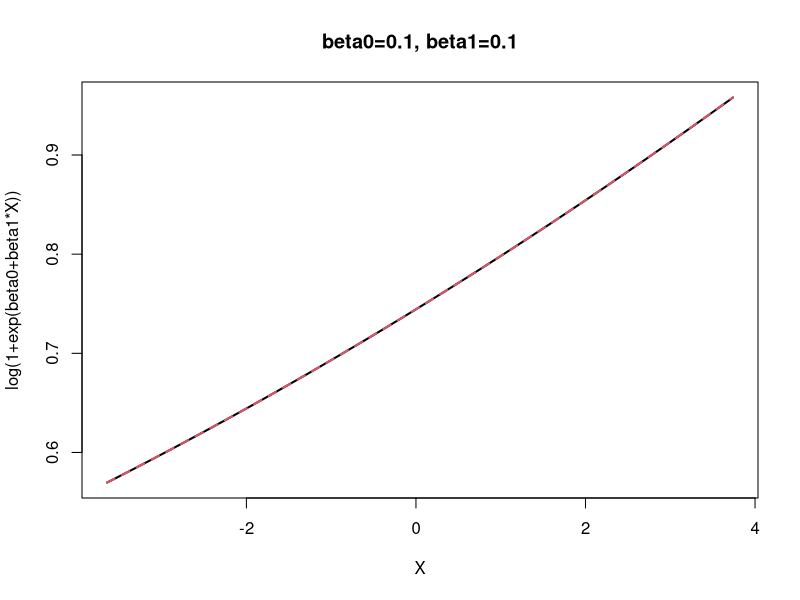
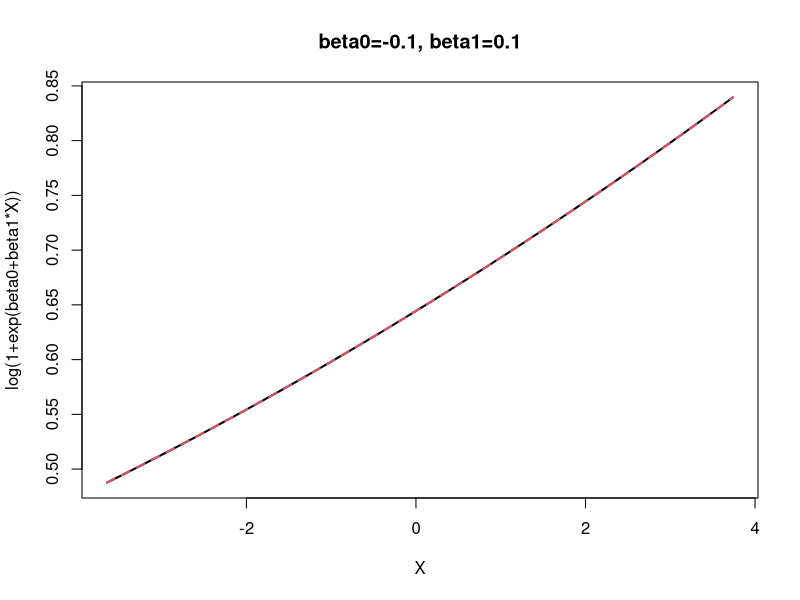
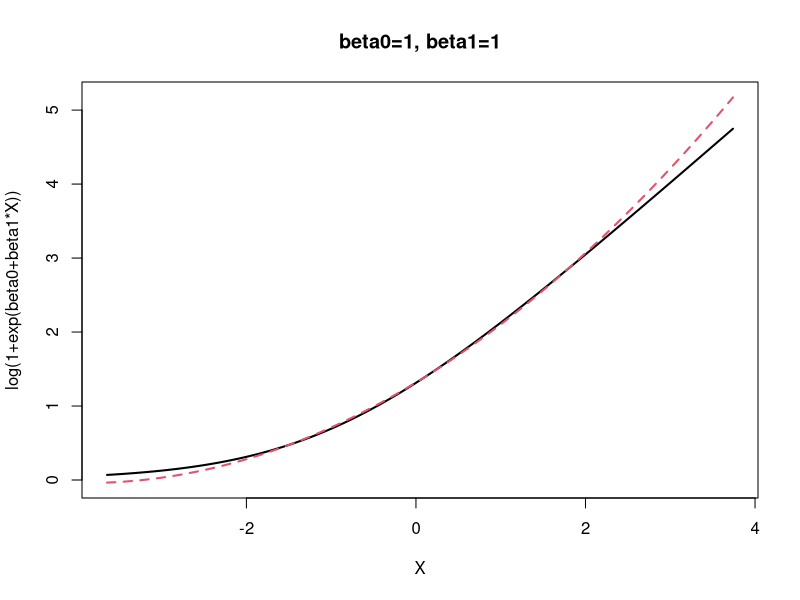
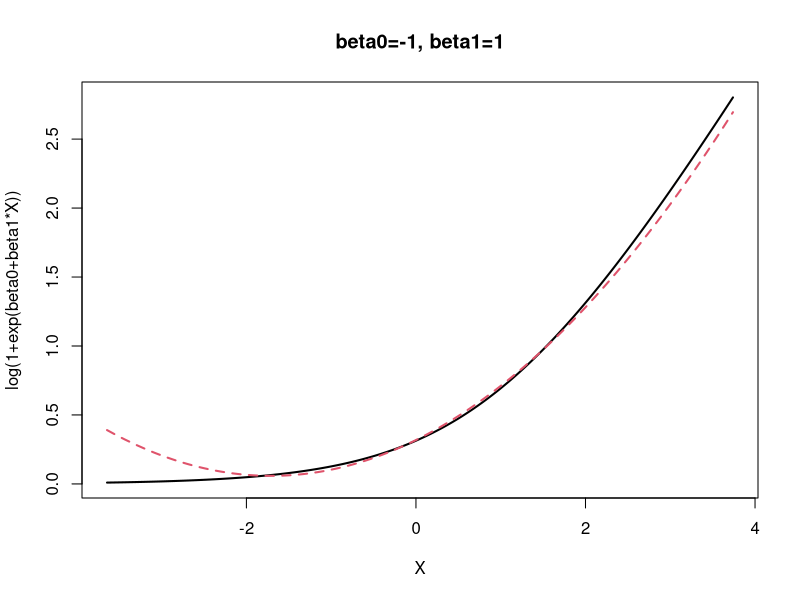
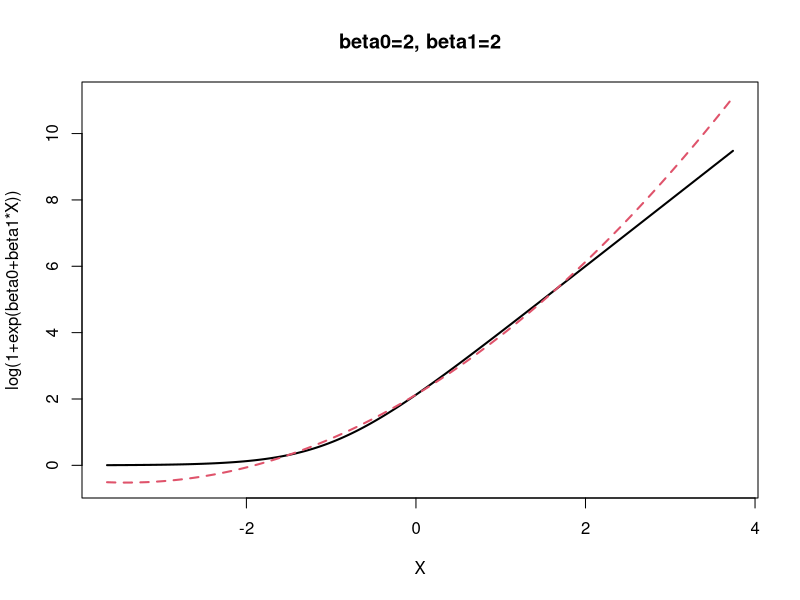
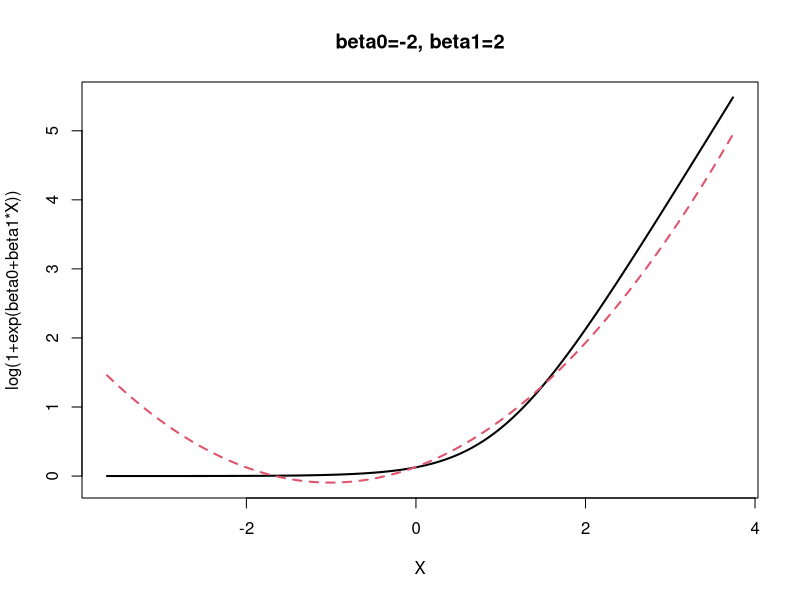
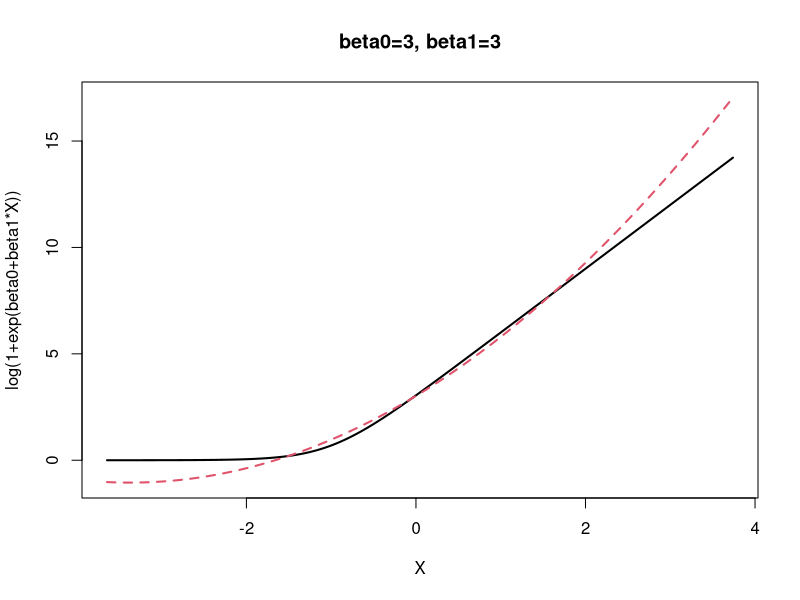
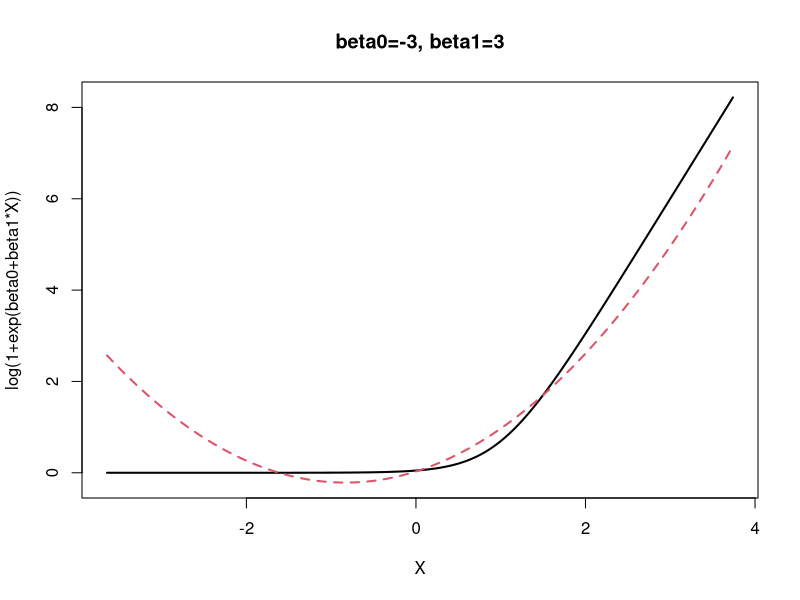

Here is the R script that generated these plots, in order:
# plot the log(Phi(x))

set.seed(197789);
# pdf("quardratic_approximation.pdf")


# par(mfrow=c(2,2));
# x=rnorm(10000);
# y1=log(pnorm(0.1*x));
# u=predict(lm(y1~x+I(x^2)));
# data=cbind(x,y1,u);
# data_sort=data[order(x),];

# matplot(x=data_sort[,1], y=data_sort[,2:3], type=rep("l",2), lwd=2, 
# xlab="X", ylab="log(Phi(k*X))");
# title(main="Quadratic approximation, k=0.1", cex=0.5);

# y1=log(pnorm(0.5*x));
# u=predict(lm(y1~x+I(x^2)));
# data=cbind(x,y1,u);
# data_sort=data[order(x),];
# matplot(x=data_sort[,1], y=data_sort[,2:3], type=rep("l",2), lwd=2, 
# xlab="X", ylab="log(Phi(k*X))", main="Quadratic approximation, k=0.5");

# y1=log(pnorm(1*x));
# u=predict(lm(y1~x+I(x^2)));
# data=cbind(x,y1,u);
# data_sort=data[order(x),];
# matplot(x=data_sort[,1], y=data_sort[,2:3], type=rep("l",2), lwd=2, 
# xlab="X", ylab="log(Phi(k*X))", main="Quadratic approximation, k=1");

# y1=log(pnorm(2*x));
# u=predict(lm(y1~x+I(x^2)));
# data=cbind(x,y1,u);
# data_sort=data[order(x),];
# matplot(x=data_sort[,1], y=data_sort[,2:3], type=rep("l",2), lwd=2, 
# xlab="X", ylab="log(Phi(k*X))", main="Quadratic approximation, k=2");


# dev.off();


# plot(x, y1, type="l");
# plot(x, u);

# matplot(x, cbind(y1,u));

# pdf("linear_approximation.pdf")

# par(mfrow=c(2,2));
# x=rnorm(10000);
# y2=log(pnorm(0.1*x+0.1)/pnorm(0.1*x));
# u=predict(lm(y2~x));
# data=cbind(x,y2,u);
# data_sort=data[order(x),];

# matplot(x=data_sort[,1], y=data_sort[,2:3], type=rep("l",2), lwd=2, 
# xlab="X", ylab="log(Phi(k*X+k)/Phi(k*X))");
# title(main="Linear approximation, k=0.1");

# y2=log(pnorm(0.5*x+0.5)/pnorm(0.5*x));
# u=predict(lm(y2~x));
# data=cbind(x,y2,u);
# data_sort=data[order(x),];

# matplot(x=data_sort[,1], y=data_sort[,2:3], type=rep("l",2), lwd=2, 
# xlab="X", ylab="log(Phi(k*X+k)/Phi(k*X))");
# title(main="Linear approximation, k=0.5");

# y2=log(pnorm(1*x+1)/pnorm(1*x));
# u=predict(lm(y2~x));
# data=cbind(x,y2,u);
# data_sort=data[order(x),];

# matplot(x=data_sort[,1], y=data_sort[,2:3], type=rep("l",2), lwd=2, 
# xlab="X", ylab="log(Phi(k*X+k)/Phi(k*X))");
# title(main="Linear approximation, k=1");

# y2=log(pnorm(2*x+2)/pnorm(2*x));
# u=predict(lm(y2~x));
# data=cbind(x,y2,u);
# data_sort=data[order(x),];

# matplot(x=data_sort[,1], y=data_sort[,2:3], type=rep("l",2), lwd=2, 
# xlab="X", ylab="log(Phi(k*X+k)/Phi(k*X))");
# title(main="Linear approximation, k=2");

# dev.off();

# pdf("quadratic_approximation_2.pdf")

par(mfrow=c(1,1));

x=rnorm(10000);
beta0=0.1;
beta1=0.1;
# mu=mean(x);
# beta0=0.5;
# beta1=0.5;

# beta0=1;
# beta1=1;

# beta0=2;
# beta1=2;

# beta0=-3;
# beta1=-3;

# plot for example 7.6
y1=log(1+exp(beta0+beta1*x));
# x_mean=mean(exp(beta0+beta1*x)/(1+exp(beta0+beta1*x)));

# u=log(1+exp(beta0+beta1*mu))+(x-mu)*beta1*exp(beta0+beta1*mu)/(1+exp(beta0+beta1*mu))+(x-mu)^2/2*beta1^2*exp(beta0+beta1*mu)/(1+exp(beta0+beta1*mu))^2;


u=predict(lm(y1~x+I(x^2)));
data=cbind(x,y1,u);
data_sort=data[order(x),];

matplot(x=data_sort[,1], y=data_sort[,2:3], type=rep("l",2), lwd=2, 
xlab="X", ylab="log(1+exp(beta0+beta1*X))", main="beta0=0.1, beta1=0.1", cex=0.5);

beta0=-0.1;
beta1=0.1;
y1=log(1+exp(beta0+beta1*x));
u=predict(lm(y1~x+I(x^2)));
data=cbind(x,y1,u);
data_sort=data[order(x),];
matplot(x=data_sort[,1], y=data_sort[,2:3], type=rep("l",2), lwd=2, 
xlab="X", ylab="log(1+exp(beta0+beta1*X))", main="beta0=-0.1, beta1=0.1");

beta0=1;
beta1=1;
y1=log(1+exp(beta0+beta1*x));
u=predict(lm(y1~x+I(x^2)));
data=cbind(x,y1,u);
data_sort=data[order(x),];
matplot(x=data_sort[,1], y=data_sort[,2:3], type=rep("l",2), lwd=2, 
xlab="X", ylab="log(1+exp(beta0+beta1*X))", main="beta0=1, beta1=1");

beta0=-1;
beta1=1;
y1=log(1+exp(beta0+beta1*x));
u=predict(lm(y1~x+I(x^2)));
data=cbind(x,y1,u);
data_sort=data[order(x),];
matplot(x=data_sort[,1], y=data_sort[,2:3], type=rep("l",2), lwd=2, 
xlab="X", ylab="log(1+exp(beta0+beta1*X))", main="beta0=-1, beta1=1");

beta0=2;
beta1=2;
y1=log(1+exp(beta0+beta1*x));
u=predict(lm(y1~x+I(x^2)));
data=cbind(x,y1,u);
data_sort=data[order(x),];
matplot(x=data_sort[,1], y=data_sort[,2:3], type=rep("l",2), lwd=2, 
xlab="X", ylab="log(1+exp(beta0+beta1*X))", main="beta0=2, beta1=2");

beta0=-2;
beta1=2;
y1=log(1+exp(beta0+beta1*x));
u=predict(lm(y1~x+I(x^2)));
data=cbind(x,y1,u);
data_sort=data[order(x),];
matplot(x=data_sort[,1], y=data_sort[,2:3], type=rep("l",2), lwd=2, 
xlab="X", ylab="log(1+exp(beta0+beta1*X))", main="beta0=-2, beta1=2");

beta0=3;
beta1=3;
y1=log(1+exp(beta0+beta1*x));
u=predict(lm(y1~x+I(x^2)));
data=cbind(x,y1,u);
data_sort=data[order(x),];
matplot(x=data_sort[,1], y=data_sort[,2:3], type=rep("l",2), lwd=2, 
xlab="X", ylab="log(1+exp(beta0+beta1*X))", main="beta0=3, beta1=3");

beta0=-3;
beta1=3;
y1=log(1+exp(beta0+beta1*x));
u=predict(lm(y1~x+I(x^2)));
data=cbind(x,y1,u);
data_sort=data[order(x),];
matplot(x=data_sort[,1], y=data_sort[,2:3], type=rep("l",2), lwd=2, 
xlab="X", ylab="log(1+exp(beta0+beta1*X))", main="beta0=-3, beta1=3");


